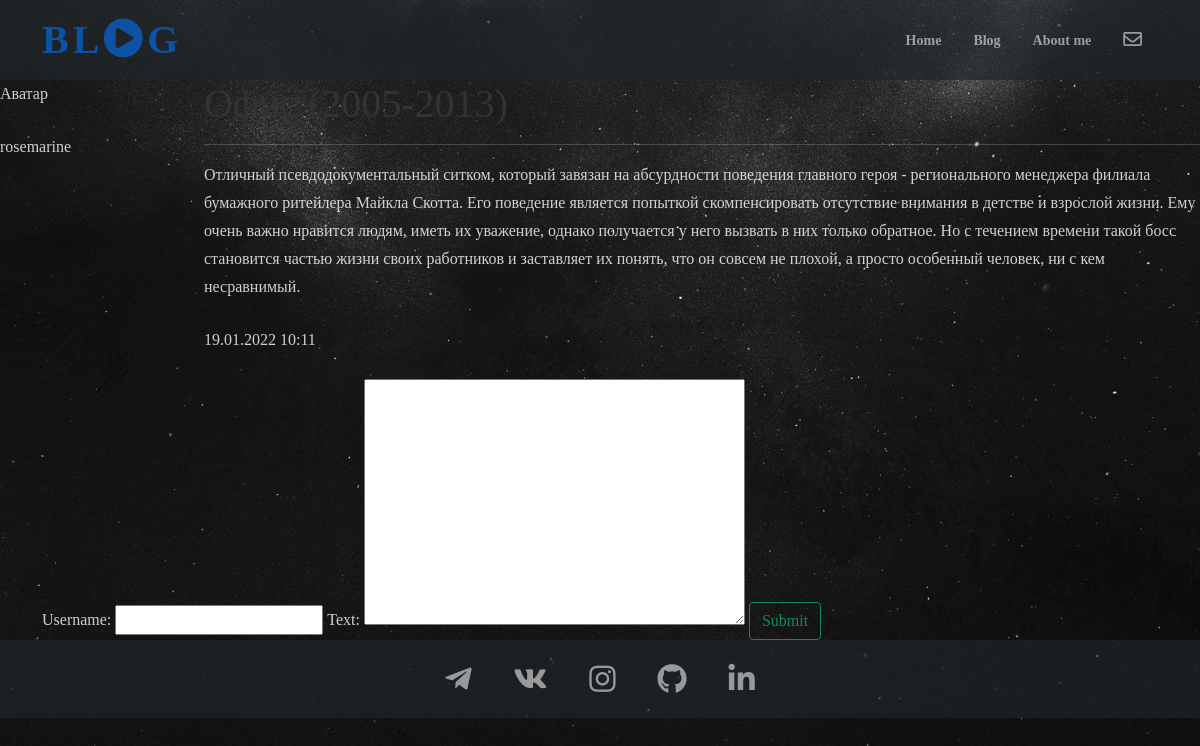
The page /post/13/ on the database its author committed.
### snblog/models.py (models this page shows, shortened)
class Post(models.Model):
    author = models.ForeignKey(settings.AUTH_USER_MODEL, on_delete=models.CASCADE) #поле автора, в которое попадает имя юзера, который создает пост, а также способ удаления поста
    title = models.CharField(max_length=150) #поле названия поста с ограничением в 150 символов
    text = models.TextField() #поле текста
    created = models.DateTimeField(default=timezone.now) #поле даты создания поста с указанием времени создания поста по текущему часовому поясу
    image = models.ImageField(upload_to="images/", null=True, blank=True)

### snblog/views.py (the view)
# urls.py: path("post/<int:pk>/", views.post, name="post_detail")
def post(request, pk):
    post = get_object_or_404(Post, pk=pk)
    comments = post.comment.filter(active=True)
    form = CommentForm
    if request.method == "POST":
        form = CommentForm(data=request.POST)
        if form.is_valid():
            comment = form.save(commit=False)
            comment.post = post
            comment.save()
    return render(request, "snblog/post_detail.html", {"post": post,
                                                       "comments": comments,
                                                       "form": form
                                                       })

### snblog/templates/snblog/post_detail.html (shortened to what this page needs)
{% extends "snblog/base.html" %}
{% block content %}
<div class="post-detail row">
    {% if post.created %}
    <div class="post-author col-2">
        <div class="avatar" id="outer">
            <div id="inner">
                <p>Аватар</p>
            </div>
        </div>
        <div class="nickname">
            <p class="nickname-author">{{post.author}}</p>
        </div>
    </div>
    <div class="post col-10">
        <div class="post-title">
            <h1 class="post-title">{{ post.title }}</h1>
        </div>
        <hr>
        <div class="post-text">
            <p>{{ post.text }}</p>
        </div>
        <div class="date">
            <p>{{post.created | date:"d"}}.{{post.created | date:"m"}}.{{post.created | date:"Y"}} {{post.created | time:"G:i"}}</p>
        </div>
    </div>
    {% endif %}
</div>
<div class="container">
    <div class="comments-form">
       <form action="" method="post"> {% csrf_token %}
            {{form}}
            <input type="submit" class="btn btn-outline-success">
       </form>
    </div>
</div>
{% endblock %}

### snblog/static/css/mainstyles.css (style rules this page uses)
html { overflow-y: overlay; height: 100%; }
body { background-position: center center; background-repeat: no-repeat; background-attachment: fixed; background-size: cover; background-color: #333333; font-family: "Bebas Neue Bold"; font-weight: 300; font-size: 16px; color: rgba(255,255,255,0.8); height: 100%; -webkit-font-smoothing: antialiased; -webkit-overflow-scrolling: touch; }
h1, h2, h3, h4, h5, h6 { font-weight: 300; color: #333; }
p { line-height: 28px; margin-bottom: 25px; }
hr { display: block; height: 1px; border: 0px; border-top: 1px solid #ccc; margin: 1em 0; padding: 0; }

### rows shown on the page
Post: author "rosemarine", title "Офис (2005-2013)", text "Отличный псевдодокументальный ситком, который завязан на абсурдности поведения главного героя - регионального менеджера филиала бумажного ритейлера Майкла Скотта. Его поведение является попыткой скомпенсировать отсутствие внимания в детстве и взрослой жизни. Ему очень важно нравится людям, иметь их уважение, однако получается у него вызвать в них только обратное. Но с течением времени такой босс становится частью жизни своих работников и заставляет их понять, что он совсем не плохой, а просто особенный человек, ни с кем несравнимый.", created "19", created "01", created "2022", created "10:11"
